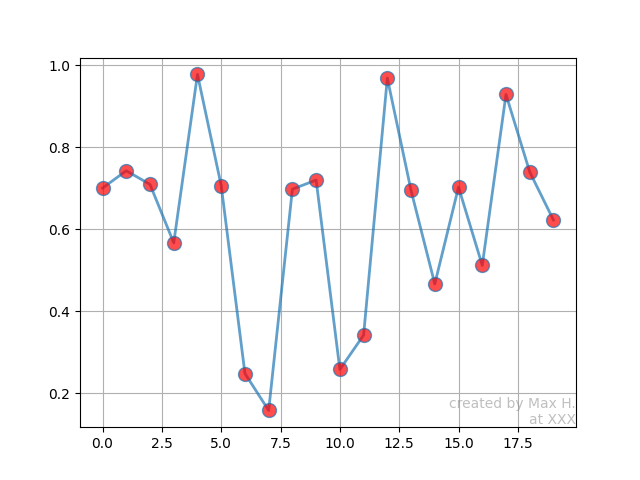

The Python source for this figure:
import numpy as np
import matplotlib.pyplot as plt

def watermarking(ax):
    ax.text(1.0, 0.0, 'created by Max H.\nat XXX', transform=ax.transAxes,
            fontsize=10, color='gray', alpha=0.5,
            ha='right', va='bottom', rotation='0')

# Fixing random state for reproducibility
np.random.seed(19680801)

fig, ax = plt.subplots()
ax.plot(np.random.rand(20), '-o', ms=10, lw=2, alpha=0.7, mfc='red')
ax.grid()

watermarking(ax)

plt.savefig('watermarking.png')

plt.show()
